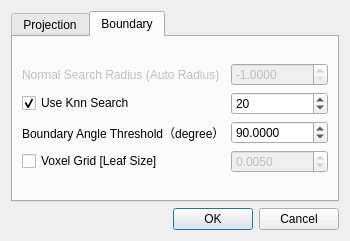
<?xml version="1.0" encoding="UTF-8"?>
<ui version="4.0">
 <class>ProjectionFilterDlg</class>
 <widget class="QDialog" name="ProjectionFilterDlg">
  <property name="geometry">
   <rect>
    <x>0</x>
    <y>0</y>
    <width>350</width>
    <height>241</height>
   </rect>
  </property>
  <property name="sizePolicy">
   <sizepolicy hsizetype="Fixed" vsizetype="Fixed">
    <horstretch>0</horstretch>
    <verstretch>0</verstretch>
   </sizepolicy>
  </property>
  <property name="windowTitle">
   <string>Projection Filter</string>
  </property>
  <property name="windowIcon">
   <iconset resource="../../../qPCL.qrc">
    <normaloff>:/toolbar/PclAlgorithms/icons/filter_projection.png</normaloff>:/toolbar/PclAlgorithms/icons/filter_projection.png</iconset>
  </property>
  <layout class="QGridLayout" name="gridLayout_2">
   <item row="1" column="0">
    <widget class="QDialogButtonBox" name="buttonBox">
     <property name="orientation">
      <enum>Qt::Horizontal</enum>
     </property>
     <property name="standardButtons">
      <set>QDialogButtonBox::Cancel|QDialogButtonBox::Ok</set>
     </property>
    </widget>
   </item>
   <item row="0" column="0">
    <widget class="QTabWidget" name="tab">
     <property name="currentIndex">
      <number>1</number>
     </property>
     <widget class="QWidget" name="ProjectionTab">
      <property name="autoFillBackground">
       <bool>false</bool>
      </property>
      <attribute name="title">
       <string>Projection</string>
      </attribute>
      <layout class="QVBoxLayout" name="verticalLayout">
       <item>
        <layout class="QGridLayout" name="gridLayout_3">
         <item row="0" column="0" colspan="2">
          <widget class="QLabel" name="label_2">
           <property name="text">
            <string>ax + by + cz + d = 0</string>
           </property>
           <property name="alignment">
            <set>Qt::AlignCenter</set>
           </property>
          </widget>
         </item>
         <item row="1" column="0">
          <widget class="QLabel" name="label">
           <property name="text">
            <string>a</string>
           </property>
          </widget>
         </item>
         <item row="1" column="1">
          <widget class="QDoubleSpinBox" name="aSpinBox">
           <property name="inputMethodHints">
            <set>Qt::ImhFormattedNumbersOnly</set>
           </property>
           <property name="decimals">
            <number>4</number>
           </property>
           <property name="maximum">
            <double>1000.000000000000000</double>
           </property>
           <property name="singleStep">
            <double>0.005000000000000</double>
           </property>
           <property name="value">
            <double>0.000000000000000</double>
           </property>
          </widget>
         </item>
         <item row="2" column="0">
          <widget class="QLabel" name="label_3">
           <property name="text">
            <string>b</string>
           </property>
          </widget>
         </item>
         <item row="2" column="1">
          <widget class="QDoubleSpinBox" name="bSpinBox">
           <property name="decimals">
            <number>4</number>
           </property>
           <property name="maximum">
            <double>1000.000000000000000</double>
           </property>
           <property name="singleStep">
            <double>0.005000000000000</double>
           </property>
           <property name="value">
            <double>0.000000000000000</double>
           </property>
          </widget>
         </item>
         <item row="3" column="0">
          <widget class="QLabel" name="label_4">
           <property name="text">
            <string>c</string>
           </property>
          </widget>
         </item>
         <item row="3" column="1">
          <widget class="QDoubleSpinBox" name="cSpinBox">
           <property name="decimals">
            <number>4</number>
           </property>
           <property name="maximum">
            <double>1000.000000000000000</double>
           </property>
           <property name="singleStep">
            <double>0.005000000000000</double>
           </property>
           <property name="value">
            <double>1.000000000000000</double>
           </property>
          </widget>
         </item>
         <item row="4" column="0">
          <widget class="QLabel" name="label_5">
           <property name="text">
            <string>d</string>
           </property>
          </widget>
         </item>
         <item row="4" column="1">
          <widget class="QDoubleSpinBox" name="dSpinBox">
           <property name="decimals">
            <number>4</number>
           </property>
           <property name="maximum">
            <double>1000.000000000000000</double>
           </property>
           <property name="singleStep">
            <double>0.005000000000000</double>
           </property>
           <property name="value">
            <double>0.000000000000000</double>
           </property>
          </widget>
         </item>
        </layout>
       </item>
      </layout>
     </widget>
     <widget class="QWidget" name="BoundaryTab">
      <attribute name="title">
       <string>Boundary</string>
      </attribute>
      <layout class="QVBoxLayout" name="verticalLayout_2">
       <item>
        <layout class="QGridLayout" name="gridLayout">
         <item row="3" column="0" colspan="2">
          <widget class="QCheckBox" name="useVoxelGridCheckBox">
           <property name="enabled">
            <bool>true</bool>
           </property>
           <property name="text">
            <string>Voxel Grid [Leaf Size]</string>
           </property>
          </widget>
         </item>
         <item row="0" column="2">
          <widget class="QDoubleSpinBox" name="normalSearchRadius">
           <property name="enabled">
            <bool>false</bool>
           </property>
           <property name="decimals">
            <number>4</number>
           </property>
           <property name="minimum">
            <double>-1.000000000000000</double>
           </property>
           <property name="maximum">
            <double>1000.000000000000000</double>
           </property>
           <property name="singleStep">
            <double>0.005000000000000</double>
           </property>
           <property name="value">
            <double>-1.000000000000000</double>
           </property>
          </widget>
         </item>
         <item row="3" column="2">
          <widget class="QDoubleSpinBox" name="leafSizeSpinBox">
           <property name="enabled">
            <bool>false</bool>
           </property>
           <property name="decimals">
            <number>4</number>
           </property>
           <property name="minimum">
            <double>0.001000000000000</double>
           </property>
           <property name="maximum">
            <double>10000.000000000000000</double>
           </property>
           <property name="singleStep">
            <double>0.001000000000000</double>
           </property>
           <property name="value">
            <double>0.005000000000000</double>
           </property>
          </widget>
         </item>
         <item row="2" column="2">
          <widget class="QDoubleSpinBox" name="boundaryAngleThresholdSpinBox">
           <property name="decimals">
            <number>4</number>
           </property>
           <property name="minimum">
            <double>1.000000000000000</double>
           </property>
           <property name="maximum">
            <double>180.000000000000000</double>
           </property>
           <property name="singleStep">
            <double>0.010000000000000</double>
           </property>
           <property name="value">
            <double>90.000000000000000</double>
           </property>
          </widget>
         </item>
         <item row="1" column="0" colspan="2">
          <widget class="QCheckBox" name="useKnnBoundaryCheckBox">
           <property name="enabled">
            <bool>true</bool>
           </property>
           <property name="text">
            <string>Use Knn Search</string>
           </property>
           <property name="checked">
            <bool>true</bool>
           </property>
          </widget>
         </item>
         <item row="0" column="0" colspan="2">
          <widget class="QLabel" name="label_8">
           <property name="enabled">
            <bool>false</bool>
           </property>
           <property name="text">
            <string>Normal Search Radius (Auto Radius)</string>
           </property>
          </widget>
         </item>
         <item row="2" column="0" colspan="2">
          <widget class="QLabel" name="smoothness_theta_2">
           <property name="text">
            <string>Boundary Angle Threshold（degree）</string>
           </property>
          </widget>
         </item>
         <item row="1" column="2">
          <widget class="QSpinBox" name="knnrBoundarySpinBox">
           <property name="enabled">
            <bool>true</bool>
           </property>
           <property name="value">
            <number>20</number>
           </property>
          </widget>
         </item>
        </layout>
       </item>
      </layout>
     </widget>
    </widget>
   </item>
  </layout>
 </widget>
 <resources>
  <include location="../../../qPCL.qrc"/>
 </resources>
 <connections>
  <connection>
   <sender>buttonBox</sender>
   <signal>rejected()</signal>
   <receiver>ProjectionFilterDlg</receiver>
   <slot>reject()</slot>
   <hints>
    <hint type="sourcelabel">
     <x>260</x>
     <y>120</y>
    </hint>
    <hint type="destinationlabel">
     <x>280</x>
     <y>118</y>
    </hint>
   </hints>
  </connection>
  <connection>
   <sender>buttonBox</sender>
   <signal>accepted()</signal>
   <receiver>ProjectionFilterDlg</receiver>
   <slot>accept()</slot>
   <hints>
    <hint type="sourcelabel">
     <x>218</x>
     <y>114</y>
    </hint>
    <hint type="destinationlabel">
     <x>157</x>
     <y>118</y>
    </hint>
   </hints>
  </connection>
  <connection>
   <sender>useVoxelGridCheckBox</sender>
   <signal>toggled(bool)</signal>
   <receiver>leafSizeSpinBox</receiver>
   <slot>setEnabled(bool)</slot>
   <hints>
    <hint type="sourcelabel">
     <x>98</x>
     <y>157</y>
    </hint>
    <hint type="destinationlabel">
     <x>226</x>
     <y>157</y>
    </hint>
   </hints>
  </connection>
  <connection>
   <sender>useKnnBoundaryCheckBox</sender>
   <signal>toggled(bool)</signal>
   <receiver>knnrBoundarySpinBox</receiver>
   <slot>setEnabled(bool)</slot>
   <hints>
    <hint type="sourcelabel">
     <x>122</x>
     <y>95</y>
    </hint>
    <hint type="destinationlabel">
     <x>272</x>
     <y>95</y>
    </hint>
   </hints>
  </connection>
  <connection>
   <sender>useKnnBoundaryCheckBox</sender>
   <signal>toggled(bool)</signal>
   <receiver>normalSearchRadius</receiver>
   <slot>setDisabled(bool)</slot>
   <hints>
    <hint type="sourcelabel">
     <x>122</x>
     <y>95</y>
    </hint>
    <hint type="destinationlabel">
     <x>272</x>
     <y>59</y>
    </hint>
   </hints>
  </connection>
  <connection>
   <sender>useKnnBoundaryCheckBox</sender>
   <signal>toggled(bool)</signal>
   <receiver>label_8</receiver>
   <slot>setDisabled(bool)</slot>
   <hints>
    <hint type="sourcelabel">
     <x>122</x>
     <y>95</y>
    </hint>
    <hint type="destinationlabel">
     <x>122</x>
     <y>59</y>
    </hint>
   </hints>
  </connection>
 </connections>
</ui>
